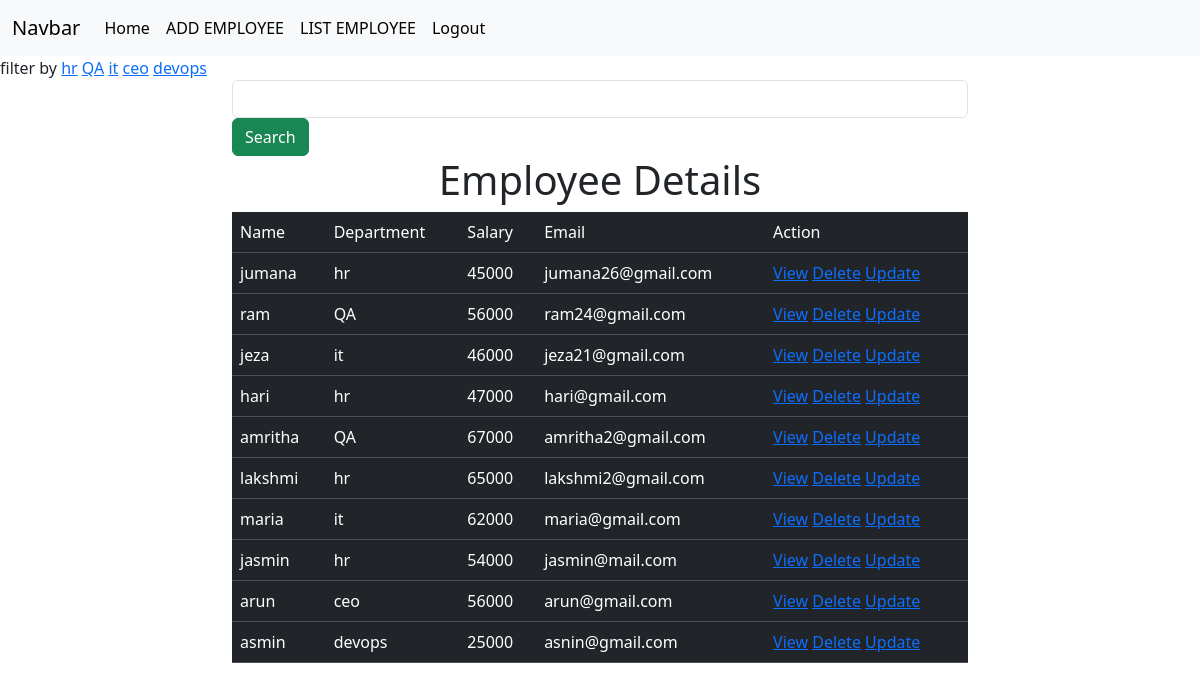
The app's page /employee/all/ (signed in) with its own data.
### crm/models.py (models this page shows, shortened)
class Employee(models.Model):
    name=models.CharField(max_length=50)
    department=models.CharField(max_length=50)
    salary=models.PositiveIntegerField()
    email=models.EmailField(unique=True)
    age=models.PositiveIntegerField()
    contact=models.CharField(null=True,max_length=50)
    profile_pic=models.ImageField(upload_to="images",null=True,blank=True)
    dob=models.DateField(null=True,blank=True)

### crm/views.py (the view, shortened to what this page needs)
# urls.py: path('employee/all/',views.EmployeeListView.as_view(),name="emp-all"),
@method_decorator(signin_required,name="dispatch")
class EmployeeListView(View):
    def get(self,request,*args,**kwargs):
        qs=Employee.objects.all()
        departments=Employee.objects.all().values_list("department",flat=True).distinct()
        print(departments)
        if "department" in request.GET:
            dept=request.GET.get("department")
            qs=qs.filter(department__iexact=dept)
        return render(request,"emp_list.html",{"data":qs,"departments":departments})

### crm/views.py (called while the page is built)
def signin_required(fn):
    def wrapper(request,*args,**kwargs):
        if not request.user.is_authenticated:
            messages.error(request,"invalid session")
            return redirect("signin")
        else:
            return fn(request,*args,**kwargs)
    return wrapper

### crm/templates/emp_list.html (shortened to what this page needs)
{%extends 'base.html'%}
{%block body_block%}
<div>
    filter by
    {%for dept in departments%}
    <a href="{%url 'emp-all'%}?department={{dept}}">{{dept}}</a>
    {%endfor%}
</div>
<div class="container">
    <div class="row">
        <div class="col-2"></div>
        <div class="col-8">
            <form action="" method="post">
                <div>
                <input type="text" name="box" class="form-control">
                <button type="submit" class="btn btn-success">Search</button>
                </div>
            </form>
        </div>
        <div class="col-2"></div>
    </div>
</div>
<h1 class="text-center">Employee Details</h1>
<div class="container">
    <div class="row">
        <div class="col-2"></div>
        <div class="col-8">
            <table class="table table-dark ">
                <tr>
                    <td>Name</td>
                    <td>Department</td>
                    <td>Salary</td>
                    <td>Email</td>
                    <td>Action</td>
                </tr>
                {%for emp in data%}
                <tr>
                    <td>{{emp.name}}</td>
                    <td>{{emp.department}}</td>
                    <td>{{emp.salary}}</td>
                    <td>{{emp.email}}</td>
                    <td>
                        <a href="{%url 'emp-details' emp.id%}">View</a>
                        <a href="{%url 'emp-delete' emp.id%}">Delete</a>
                        <a href="{%url 'emp-edit' emp.id%}">Update</a>
                    </td>
                </tr>
                {%endfor%}
            </table>
        </div>
        <div class="col-2"></div>
    </div>
</div>
{%endblock%}

### crm/templates/base.html (shortened to what this page needs)
<!DOCTYPE html>
<html lang="en">
<head>
    <link href="https://cdn.jsdelivr.net/npm/bootstrap@5.3.2/dist/css/bootstrap.min.css" rel="stylesheet">
  </head>
<body>
    <nav class="navbar navbar-expand-lg bg-body-tertiary">
        <div class="container-fluid">
          <a class="navbar-brand" href="#">Navbar</a>
          <div class="collapse navbar-collapse" id="navbarSupportedContent">
            <ul class="navbar-nav me-auto mb-2 mb-lg-0">
              <li class="nav-item">
                <a class="nav-link active" aria-current="page" href="#">Home</a>
              </li>
              <li class="nav-item">
                <a class="nav-link active" aria-current="page" href="{%url 'emp-add'%}">ADD EMPLOYEE</a>
              </li>
              <li class="nav-item">
                <a class="nav-link active" aria-current="page" href="{%url 'emp-all'%}">LIST EMPLOYEE</a>
              </li>
              <li class="nav-item">
                <a class="nav-link active" aria-current="page" href="{%url 'signout'%}">Logout</a>
              </li>
            </ul>
          </div>
        </div>
      </nav>
{%block body_block%}
{%endblock%}
</body>
</html>

### records on screen
Employee: name "jumana", department "hr", salary "45000", email "jumana26@gmail.com"
Employee: name "ram", department "QA", salary "56000", email "ram24@gmail.com"
Employee: name "jeza", department "it", salary "46000", email "jeza21@gmail.com"
Employee: name "hari", department "hr", salary "47000", email "hari@gmail.com"
Employee: name "amritha", department "QA", salary "67000", email "amritha2@gmail.com"
Employee: name "lakshmi", department "hr", salary "65000", email "lakshmi2@gmail.com"
Employee: name "maria", department "it", salary "62000", email "maria@gmail.com"
Employee: name "jasmin", department "hr", salary "54000", email "jasmin@mail.com"
Employee: name "arun", department "ceo", salary "56000", email "arun@gmail.com"
Employee: name "asmin", department "devops", salary "25000", email "asnin@gmail.com"

### other values on screen
{{ dept }} "hr" "QA" "it" "ceo" "devops"
